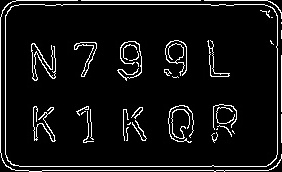
#> input picture OCR/image_project/ROI_0.jpg, 282 x 172 px
$ python -i split_image.py   (imports and definitions only)
#> lines starting #> are read from the running program, lines starting #| are printed output that depends on the picture; after the words box and inside, x2 and y2 are one past the last pixel; in counts of white or black regions, pixels touching at a corner belong together
import cv2 as cv


def splitImage(img):
#> called with img = 'ROI_0.jpg'
    image = cv.imread(img)
#> image is the input picture: shape (172, 282, 3); min 0, max 255, mean 18.6
    gray = cv.cvtColor(image, cv.COLOR_BGR2GRAY)
    blur = cv.GaussianBlur(gray, (5, 5), 0)
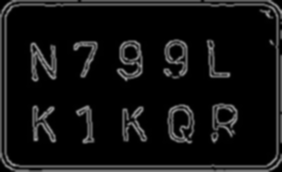
#> blur: shape (172, 282); min 0, max 158, mean 18.1
    thresh = cv.threshold(blur, 0, 255, cv.THRESH_OTSU + cv.THRESH_BINARY_INV)[1]
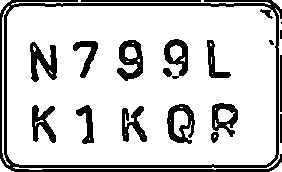
#> thresh: shape (172, 282); 80.7% white; 19 black regions (3 under 20 px), largest, box (x1, y1, x2, y2) and area: (0, 0, 282, 172) 4149, (117, 40, 143, 81) 596, (30, 42, 57, 82) 590

    kernel = cv.getStructuringElement(cv.MORPH_RECT, (3, 3))
    opening = cv.morphologyEx(thresh, cv.MORPH_OPEN, kernel, iterations=1)
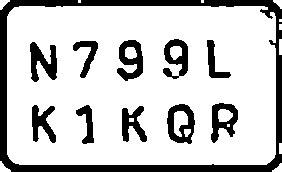
#> opening: shape (172, 282); 78.1% white; 11 black regions
    cnts = cv.findContours(opening, cv.RETR_TREE, cv.CHAIN_APPROX_SIMPLE)
#> cnts = 29 contours, 6 with area under 20; largest, box (x1, y1, x2, y2) and area: (7, 6, 276, 165) 42051, (166, 103, 196, 145) 962, (116, 39, 144, 82) 798, (210, 102, 239, 144) 784, (29, 41, 58, 83) 699
    cnts = cnts[0] if len(cnts) == 2 else cnts[1]

    ROI_number = 0
    for c in cnts:
        area = cv.contourArea(c)
        peri = cv.arcLength(c, True)
        approx = cv.approxPolyDP(c, 0.02 * peri, True)
        x, y, w, h = cv.boundingRect(approx)
        if len(approx) == 4 and (area > 1000) and (area < 80000):
            ROI = image[y:y + h, x:x + w]
            cv.imwrite('ROI_{}.jpg'.format(ROI_number), ROI)
            ROI_number += 1
#> this loop made 29 passes
#> (area, peri, approx, x, y, w, h, ROI_number) on pass 7: (42051, 886, [[9, 12], [13, 162], [274, 157], [267, 7]], 9, 7, 266, 156, 1)
#> (area, peri, x, y, w, h) on passes 1, 8, 10, 11, 12, 13: (37, 30.49, 272, 163, 10, 9), (575, 158.7, 121, 105, 27, 38), (376.5, 116.2, 75, 104, 20, 41), (563.5, 168.6, 32, 104, 25, 40), (961.5, 123.5, 167, 104, 28, 41), (32, 23.66, 184, 129, 7, 8)
#> after the loop, ROI_number = 1

    cv.imshow('thresh', thresh)
    cv.imshow('opening', opening)
    cv.waitKey()

>>> result = splitImage('ROI_0.jpg')

$ run again, on OCR/image_project/ROI_1.jpg
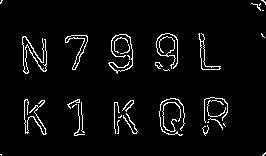
#> input picture OCR/image_project/ROI_1.jpg, 266 x 156 px
#> in splitImage, image is the input picture: shape (156, 266, 3); min 0, max 255, mean 11.4
#> in splitImage, `thresh = cv.threshold(blur, 0, 255, cv.THRESH_OTSU + cv.THRESH_BINARY_..`:
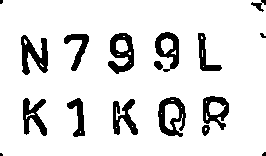
#> thresh: shape (156, 266); 88.3% white; 17 black regions (4 under 20 px), largest, box (x1, y1, x2, y2) and area: (108, 33, 134, 74) 596, (21, 35, 48, 75) 590, (158, 97, 186, 137) 589
#> in splitImage, `opening = cv.morphologyEx(thresh, cv.MORPH_OPEN, kernel, iterations=1)`:
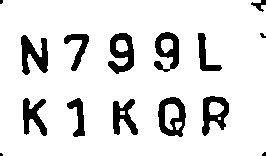
#> opening: shape (156, 266); 87.8% white; 15 black regions (4 under 20 px)
#> cnts = 19 contours, 2 with area under 20; largest, box (x1, y1, x2, y2) and area: (0, 0, 266, 156) 40928, (157, 96, 187, 138) 962, (107, 32, 135, 75) 798, (201, 95, 230, 137) 784, (20, 34, 49, 76) 699
#> the loop in splitImage, `for c in cnts:` made 19 passes
#> (area, peri, approx, x, y, w, h, ROI_number) on pass 1: (40928.5, 884.2, [[0, 4], [3, 155], [265, 151], [260, 0]], 0, 0, 266, 156, 1)
#> after the loop in splitImage, `for c in cnts:`: ROI_number = 1
